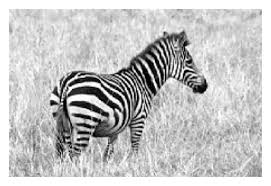
#> input picture Dataset/zebra.jpg, 271 x 186 px, found by its file name
$ jupyter execute plot_GMM.ipynb   (shell and % lines are left out)
#> lines starting #> are read from the running program, lines starting #| are printed output that depends on the picture; after the words box and inside, x2 and y2 are one past the last pixel; in counts of white or black regions, pixels touching at a corner belong together
Segmentation with Gaussian mixture models
=========================================

This example performs a Gaussian mixture model analysis of the image
histogram to find the right thresholds for separating foreground from
background.

[cell 1]
import numpy as np
import matplotlib.pyplot as plt
from sklearn.mixture import GaussianMixture

img = plt.imread("zebra.jpg")[:,:,0] # Taking a single channel
#> img: shape (186, 271); min 0, max 255, mean 195.3

hist, bin_edges = np.histogram(img, bins=60)
#> hist = 60 values, max 7882 at index 59, min 139 at index 15, mean 840.1; bin_edges = 61 values from 0 to 255
bin_centers = 0.5*(bin_edges[:-1] + bin_edges[1:])
#> bin_centers = 60 values from 2.12 to 252.9

classif = GaussianMixture(n_components=2)
classif.fit(img.reshape((img.size, 1)))  # converting image to vector

threshold = np.mean(classif.means_)
binary_img = img > threshold
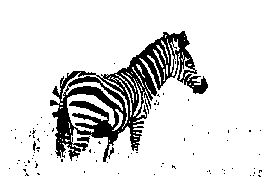
#> binary_img: shape (186, 271) bool; 87.3% white; 88 black regions (86 under 20 px), largest, box (x1, y1, x2, y2) and area: (50, 31, 208, 162) 6128, (77, 136, 90, 143) 49


plt.figure(figsize=(11,4))

plt.subplot(131)
plt.imshow(img,'gray')
plt.subplot(132)
plt.title("Histogram")
plt.plot(bin_centers, hist)
plt.subplot(133)
plt.imshow(binary_img, cmap=plt.cm.gray, interpolation='nearest')
plt.show()
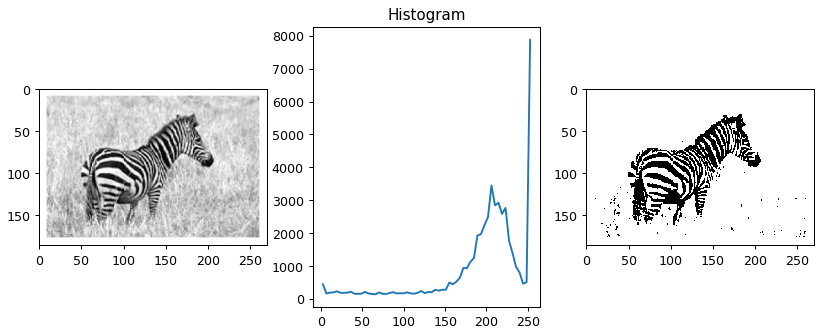
#> figure drawn by matplotlib, 3 panels; panel 2: curve peaks at x = 252.9, y = 7882
